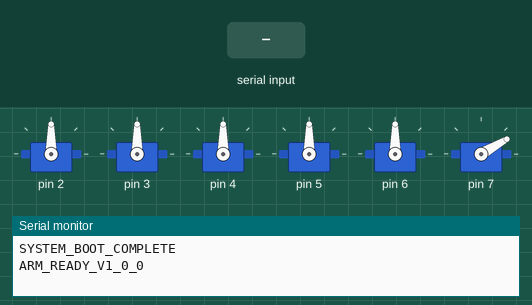
Bench run of a sketch on a simulated Arduino Uno, built with avr-gcc and run on an emulated ATmega328P. Shown: 6 × servo, the last lines printed to the serial monitor. The test bench sets the inputs (shaded band).

Above: at 1.6 s.
1.7 s: "S:45\n" received over Serial
At 3.8 s:
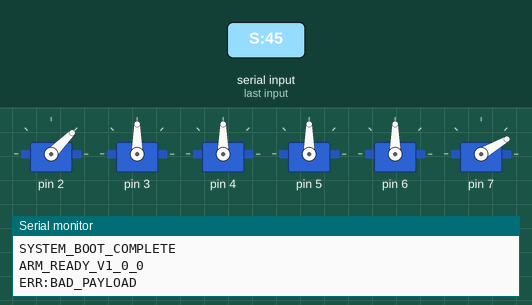
4.1 s: "HOME\n" received over Serial
At 4.55 s:
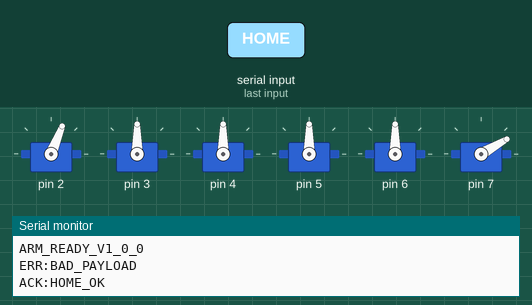
Timing chart, 0 to 7.1 s (numbered marks = the images above; inputs shaded):
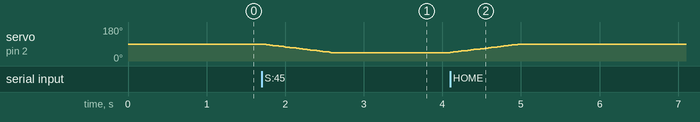

The sketch:

robotic_arm_firmware.ino
```cpp
/*
 * =====================================================================================
 *  🤖 Robotic Arm — Master Firmware
 * =====================================================================================
 *  Version:    1.0.0 (Production Release)
 *  Maintainer: Ahmed Wassef
 *
 *  @brief      High-precision, non-blocking serial controller for 6-DOF robotic arms.
 *
 *  @details
 *  This firmware is the bridge between high-level controllers (ROS 2/Python) and
 *  physical servo hardware. It implements asynchronous trajectory interpolation
 *  to ensure smooth movements without freezing the serial listener.
 *
 *  @protocol   Standard S-Protocol: S:<Waist>,<Shoulder>,<Elbow>,<Roll>,<Pitch>,<Grip>\n
 *  @example    S:90,120,60,90,90,30\n
 *
 *  @features
 *    - strtok_r thread-safe packet parsing.
 *    - Milli-stepping interpolation engine (non-blocking).
 *    - Hardware-level mechanical safety clamping (constrain).
 * =====================================================================================
 */

#include <Servo.h>
#include <string.h>

// ─── Constants ───────────────────────────────────────────────────────────────
#define NUM_SERVOS           6
#define INTERP_INTERVAL_MS   20     // Pace for interpolation steps (ms)
#define SERIAL_BUF_SIZE      80     // RX buffer for ASCII packets
#define PROTOCOL_VERSION     "1.0.0"

// ─── Joint Hardware Structure ────────────────────────────────────────────────
struct Joint {
  const char* name;         // For debugging
  uint8_t     pin;          // PWM Pin
  uint8_t     minAngle;     // Safety Min
  uint8_t     maxAngle;     // Safety Max
  uint8_t     homeAngle;    // Boot Position
  uint8_t     currentAngle; // Physical State
  uint8_t     targetAngle;  // Goal State
  Servo       servo;
};

// ─── Joint Instances ─────────────────────────────────────────────────────────
// Index strictly maps to Protocol Order: Waist, Shoulder, Elbow, Roll, Pitch, Grip
Joint joints[NUM_SERVOS] = {
  { "Waist",        2,   0, 180,  90,  90,  90, Servo() },
  { "Shoulder",     3,  30, 150,  90,  90,  90, Servo() },
  { "Elbow",        4,  20, 160,  90,  90,  90, Servo() },
  { "Wrist Roll",   5,   0, 180,  90,  90,  90, Servo() },
  { "Wrist Pitch",  6,   0, 180,  90,  90,  90, Servo() },
  { "Gripper",      7,  20, 160,  30,  30,  30, Servo() },
};

// ─── Global State ────────────────────────────────────────────────────────────
char serialBuf[SERIAL_BUF_SIZE];
uint8_t bufIdx = 0;
unsigned long lastInterpMs = 0;

// ═════════════════════════════════════════════════════════════════════════════
//  BOOT
// ═════════════════════════════════════════════════════════════════════════════

void setup() {
  Serial.begin(115200);

  // Initialize servos sequentially to limit peak current draw
  for (uint8_t i = 0; i < NUM_SERVOS; i++) {
    joints[i].servo.attach(joints[i].pin);
    joints[i].servo.write(joints[i].homeAngle);
    joints[i].currentAngle = joints[i].homeAngle;
    joints[i].targetAngle  = joints[i].homeAngle;
    delay(80);
  }

  Serial.println(F("SYSTEM_BOOT_COMPLETE"));
  Serial.println(F("ARM_READY_V1_0_0"));
}

// ═════════════════════════════════════════════════════════════════════════════
//  MAIN LOOP
// ═════════════════════════════════════════════════════════════════════════════

void loop() {
  processSerial();
  interpolateMovement();
}

// ═════════════════════════════════════════════════════════════════════════════
//  SERIAL PARSER
// ═════════════════════════════════════════════════════════════════════════════

void processSerial() {
  while (Serial.available() > 0) {
    char c = (char)Serial.read();

    if (c == '\n' || c == '\r') {
      if (bufIdx > 0) {
        serialBuf[bufIdx] = '\0';

        // Command Router
        if (bufIdx > 2 && serialBuf[0] == 'S' && serialBuf[1] == ':') {
          if (parseAngles(serialBuf + 2)) {
            Serial.print(F("ACK:"));
            Serial.println(serialBuf);
          } else {
            Serial.println(F("ERR:BAD_PAYLOAD"));
          }
        }
        else if (strcmp(serialBuf, "PING") == 0) {
          Serial.print(F("PONG:"));
          Serial.println(F(PROTOCOL_VERSION));
        }
        else if (strcmp(serialBuf, "HOME") == 0) {
          moveToHome();
          Serial.println(F("ACK:HOME_OK"));
        }
        else {
          Serial.println(F("ERR:UNKNOWN_COMMAND"));
        }
        bufIdx = 0;
      }
    }
    else if (bufIdx < (SERIAL_BUF_SIZE - 1)) {
      serialBuf[bufIdx++] = c;
    }
  }
}

bool parseAngles(char* angleStr) {
  char* saveptr;
  char* token = strtok_r(angleStr, ",", &saveptr);
  uint8_t tokenCount = 0;

  for (uint8_t i = 0; i < NUM_SERVOS && token != nullptr; i++) {
    int val = atoi(token);

    // Physical fix: Elbow servo is mounted upside down. Invert it at the bare-metal level.
    if (i == 2) {
      val = 180 - val;
    }

    // Physical Clamp: protect gears and motors from out-of-bounds targets
    joints[i].targetAngle = (uint8_t)constrain(val, joints[i].minAngle, joints[i].maxAngle);

    token = strtok_r(nullptr, ",", &saveptr);
    tokenCount++;
  }

  return (tokenCount == NUM_SERVOS && token == nullptr);
}

void moveToHome() {
  for (uint8_t i = 0; i < NUM_SERVOS; i++) {
    joints[i].targetAngle = joints[i].homeAngle;
  }
}

// ═════════════════════════════════════════════════════════════════════════════
//  MOTION ENGINE
// ═════════════════════════════════════════════════════════════════════════════

void interpolateMovement() {
  if (millis() - lastInterpMs < INTERP_INTERVAL_MS) return;
  lastInterpMs = millis();

  for (uint8_t i = 0; i < NUM_SERVOS; i++) {
    if (joints[i].currentAngle < joints[i].targetAngle) {
      joints[i].currentAngle++;
      joints[i].servo.write(joints[i].currentAngle);
    }
    else if (joints[i].currentAngle > joints[i].targetAngle) {
      joints[i].currentAngle--;
      joints[i].servo.write(joints[i].currentAngle);
    }
  }
}
```

Measured:
- after the input at 1.7 s, servo on pin 2: moves from 90° to 45° over 0.88 s, starting at once
- after the input at 4.1 s, servo on pin 2: moves from 45° to 90° over 0.88 s, starting at once
